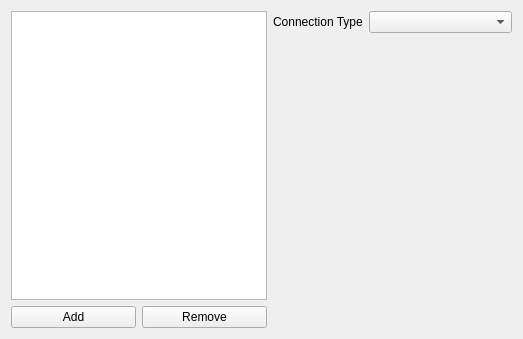
<?xml version="1.0" encoding="UTF-8"?>
<ui version="4.0">
 <class>RemoteDev::Internal::ConnectionsWidget</class>
 <widget class="QWidget" name="RemoteDev::Internal::ConnectionsWidget">
  <property name="geometry">
   <rect>
    <x>0</x>
    <y>0</y>
    <width>523</width>
    <height>339</height>
   </rect>
  </property>
  <property name="windowTitle">
   <string>Form</string>
  </property>
  <layout class="QHBoxLayout" name="horizontalLayout">
   <item>
    <layout class="QVBoxLayout" name="aliasLayout">
     <item>
      <widget class="QListView" name="aliasList">
       <property name="sizePolicy">
        <sizepolicy hsizetype="Maximum" vsizetype="Expanding">
         <horstretch>0</horstretch>
         <verstretch>0</verstretch>
        </sizepolicy>
       </property>
       <property name="minimumSize">
        <size>
         <width>10</width>
         <height>0</height>
        </size>
       </property>
      </widget>
     </item>
     <item>
      <layout class="QHBoxLayout" name="aliasButtonsLayout">
       <item>
        <widget class="QPushButton" name="removeAliasButton">
         <property name="text">
          <string>Add</string>
         </property>
        </widget>
       </item>
       <item>
        <widget class="QPushButton" name="newAliasButton">
         <property name="text">
          <string>Remove</string>
         </property>
        </widget>
       </item>
      </layout>
     </item>
    </layout>
   </item>
   <item>
    <layout class="QVBoxLayout" name="settingsLayout" stretch="0,0">
     <item>
      <layout class="QFormLayout" name="formLayout">
       <property name="sizeConstraint">
        <enum>QLayout::SetMinimumSize</enum>
       </property>
       <item row="1" column="0">
        <widget class="QLabel" name="connectionTypeLabel">
         <property name="sizePolicy">
          <sizepolicy hsizetype="Fixed" vsizetype="Preferred">
           <horstretch>0</horstretch>
           <verstretch>0</verstretch>
          </sizepolicy>
         </property>
         <property name="text">
          <string>Connection Type</string>
         </property>
        </widget>
       </item>
       <item row="1" column="1">
        <widget class="QComboBox" name="comboBox">
         <property name="sizePolicy">
          <sizepolicy hsizetype="Expanding" vsizetype="Fixed">
           <horstretch>0</horstretch>
           <verstretch>0</verstretch>
          </sizepolicy>
         </property>
        </widget>
       </item>
      </layout>
     </item>
     <item>
      <widget class="QStackedWidget" name="widgetSettings">
       <property name="sizePolicy">
        <sizepolicy hsizetype="Expanding" vsizetype="Expanding">
         <horstretch>4</horstretch>
         <verstretch>2</verstretch>
        </sizepolicy>
       </property>
       <property name="minimumSize">
        <size>
         <width>50</width>
         <height>0</height>
        </size>
       </property>
      </widget>
     </item>
    </layout>
   </item>
  </layout>
 </widget>
 <resources/>
 <connections/>
</ui>
